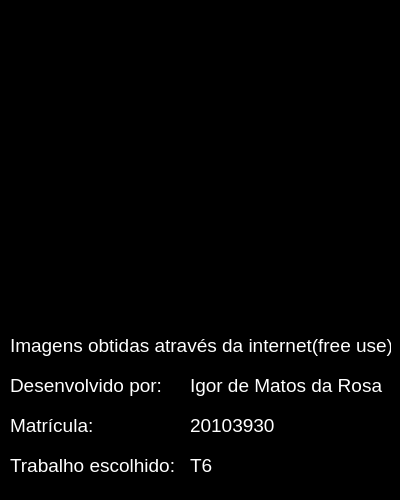
<?xml version="1.0" encoding="UTF-8"?>
<ui version="4.0">
 <class>about</class>
 <widget class="QDialog" name="about">
  <property name="geometry">
   <rect>
    <x>0</x>
    <y>0</y>
    <width>400</width>
    <height>500</height>
   </rect>
  </property>
  <property name="minimumSize">
   <size>
    <width>400</width>
    <height>500</height>
   </size>
  </property>
  <property name="maximumSize">
   <size>
    <width>400</width>
    <height>500</height>
   </size>
  </property>
  <property name="palette">
   <palette>
    <active>
     <colorrole role="WindowText">
      <brush brushstyle="SolidPattern">
       <color alpha="255">
        <red>255</red>
        <green>255</green>
        <blue>255</blue>
       </color>
      </brush>
     </colorrole>
     <colorrole role="Base">
      <brush brushstyle="SolidPattern">
       <color alpha="255">
        <red>255</red>
        <green>255</green>
        <blue>255</blue>
       </color>
      </brush>
     </colorrole>
     <colorrole role="Window">
      <brush brushstyle="SolidPattern">
       <color alpha="255">
        <red>0</red>
        <green>0</green>
        <blue>0</blue>
       </color>
      </brush>
     </colorrole>
    </active>
    <inactive>
     <colorrole role="WindowText">
      <brush brushstyle="SolidPattern">
       <color alpha="255">
        <red>255</red>
        <green>255</green>
        <blue>255</blue>
       </color>
      </brush>
     </colorrole>
     <colorrole role="Base">
      <brush brushstyle="SolidPattern">
       <color alpha="255">
        <red>255</red>
        <green>255</green>
        <blue>255</blue>
       </color>
      </brush>
     </colorrole>
     <colorrole role="Window">
      <brush brushstyle="SolidPattern">
       <color alpha="255">
        <red>0</red>
        <green>0</green>
        <blue>0</blue>
       </color>
      </brush>
     </colorrole>
    </inactive>
    <disabled>
     <colorrole role="WindowText">
      <brush brushstyle="SolidPattern">
       <color alpha="255">
        <red>120</red>
        <green>120</green>
        <blue>120</blue>
       </color>
      </brush>
     </colorrole>
     <colorrole role="Base">
      <brush brushstyle="SolidPattern">
       <color alpha="255">
        <red>0</red>
        <green>0</green>
        <blue>0</blue>
       </color>
      </brush>
     </colorrole>
     <colorrole role="Window">
      <brush brushstyle="SolidPattern">
       <color alpha="255">
        <red>0</red>
        <green>0</green>
        <blue>0</blue>
       </color>
      </brush>
     </colorrole>
    </disabled>
   </palette>
  </property>
  <property name="font">
   <font>
    <family>Arial</family>
    <pointsize>14</pointsize>
   </font>
  </property>
  <property name="windowTitle">
   <string>About</string>
  </property>
  <widget class="QLabel" name="fotinhadobrabo">
   <property name="geometry">
    <rect>
     <x>25</x>
     <y>10</y>
     <width>350</width>
     <height>300</height>
    </rect>
   </property>
   <property name="text">
    <string/>
   </property>
  </widget>
  <widget class="QLabel" name="label">
   <property name="geometry">
    <rect>
     <x>10</x>
     <y>370</y>
     <width>171</width>
     <height>31</height>
    </rect>
   </property>
   <property name="text">
    <string>Desenvolvido por:</string>
   </property>
  </widget>
  <widget class="QLabel" name="label_2">
   <property name="geometry">
    <rect>
     <x>190</x>
     <y>370</y>
     <width>201</width>
     <height>31</height>
    </rect>
   </property>
   <property name="text">
    <string>Igor de Matos da Rosa</string>
   </property>
  </widget>
  <widget class="QLabel" name="label_3">
   <property name="geometry">
    <rect>
     <x>10</x>
     <y>410</y>
     <width>171</width>
     <height>31</height>
    </rect>
   </property>
   <property name="text">
    <string>Matrícula:</string>
   </property>
  </widget>
  <widget class="QLabel" name="label_4">
   <property name="geometry">
    <rect>
     <x>190</x>
     <y>410</y>
     <width>201</width>
     <height>31</height>
    </rect>
   </property>
   <property name="text">
    <string>20103930</string>
   </property>
  </widget>
  <widget class="QLabel" name="label_5">
   <property name="geometry">
    <rect>
     <x>190</x>
     <y>450</y>
     <width>201</width>
     <height>31</height>
    </rect>
   </property>
   <property name="text">
    <string>T6</string>
   </property>
  </widget>
  <widget class="QLabel" name="label_6">
   <property name="geometry">
    <rect>
     <x>10</x>
     <y>450</y>
     <width>171</width>
     <height>31</height>
    </rect>
   </property>
   <property name="text">
    <string>Trabalho escolhido:</string>
   </property>
  </widget>
  <widget class="QLabel" name="label_7">
   <property name="geometry">
    <rect>
     <x>10</x>
     <y>330</y>
     <width>381</width>
     <height>31</height>
    </rect>
   </property>
   <property name="text">
    <string>Imagens obtidas através da internet(free use)</string>
   </property>
  </widget>
 </widget>
 <resources/>
 <connections/>
</ui>
